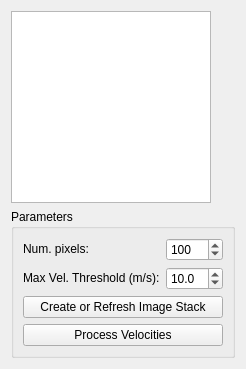
          <widget class="QWidget" name="tabSTIVOptimized">
           <attribute name="title">
            <string>Space-Time Image Velocimetry (Optimized)</string>
           </attribute>
           <layout class="QGridLayout" name="gridLayout_28">
            <item row="0" column="0">
             <layout class="QHBoxLayout" name="horizontalLayout_4" stretch="1,5">
              <item>
               <layout class="QVBoxLayout" name="layoutSTIVOptLeftPanel" stretch="3,1">
                <item>
                 <widget class="QTreeView" name="treeviewProjectStructureSTIVTabOpt">
                  <property name="maximumSize">
                   <size>
                    <width>200</width>
                    <height>16777215</height>
                   </size>
                  </property>
                 </widget>
                </item>
                <item>
                 <widget class="QGroupBox" name="groupboxSpaceTimeOptParameters">
                  <property name="title">
                   <string>Parameters</string>
                  </property>
                  <layout class="QGridLayout" name="gridLayout_27">
                   <item row="5" column="0">
                    <layout class="QFormLayout" name="formLayout_6">
                     <item row="0" column="0">
                      <widget class="QLabel" name="label_8">
                       <property name="toolTip">
                        <string>&lt;html&gt;&lt;head/&gt;&lt;body&gt;&lt;p&gt;The total length of a search line in pixels.&lt;/p&gt;&lt;/body&gt;&lt;/html&gt;</string>
                       </property>
                       <property name="text">
                        <string>&lt;html&gt;&lt;head/&gt;&lt;body&gt;&lt;p&gt;Num. pixels:&lt;/p&gt;&lt;/body&gt;&lt;/html&gt;</string>
                       </property>
                       <property name="textFormat">
                        <enum>Qt::RichText</enum>
                       </property>
                      </widget>
                     </item>
                     <item row="0" column="1">
                      <widget class="QSpinBox" name="spinboxSTIVOptNumPixels">
                       <property name="toolTip">
                        <string>&lt;html&gt;&lt;head/&gt;&lt;body&gt;&lt;p&gt;The total length of a search line in pixels.&lt;/p&gt;&lt;/body&gt;&lt;/html&gt;</string>
                       </property>
                       <property name="minimum">
                        <number>5</number>
                       </property>
                       <property name="maximum">
                        <number>2000</number>
                       </property>
                       <property name="value">
                        <number>100</number>
                       </property>
                      </widget>
                     </item>
                     <item row="1" column="0">
                      <widget class="QLabel" name="labelStivOptMaxVelThreshold">
                       <property name="toolTip">
                        <string>&lt;html&gt;&lt;head/&gt;&lt;body&gt;&lt;p&gt;A threshold to be applied to the absolute value of all STIV Optimized velocities. Any velocities above this threshold are screened out.  &lt;/p&gt;&lt;/body&gt;&lt;/html&gt;</string>
                       </property>
                       <property name="text">
                        <string>&lt;html&gt;&lt;head/&gt;&lt;body&gt;&lt;p&gt;Max Vel. Threshold (m/s):&lt;/p&gt;&lt;/body&gt;&lt;/html&gt;</string>
                       </property>
                       <property name="textFormat">
                        <enum>Qt::RichText</enum>
                       </property>
                      </widget>
                     </item>
                     <item row="3" column="0" colspan="2">
                      <widget class="QPushButton" name="buttonSTIVOptProcessVelocities">
                       <property name="text">
                        <string>Process Velocities</string>
                       </property>
                      </widget>
                     </item>
                     <item row="1" column="1">
                      <widget class="QDoubleSpinBox" name="spinboxSTIVOptMaxVelThreshold">
                       <property name="decimals">
                        <number>1</number>
                       </property>
                       <property name="minimum">
                        <double>0.100000000000000</double>
                       </property>
                       <property name="value">
                        <double>10.000000000000000</double>
                       </property>
                      </widget>
                     </item>
                     <item row="2" column="0" colspan="2">
                      <widget class="QPushButton" name="pushbuttonCreateRefreshImageStackSTIVOpt">
                       <property name="text">
                        <string>Create or Refresh Image Stack</string>
                       </property>
                      </widget>
                     </item>
                    </layout>
                   </item>
                  </layout>
                 </widget>
                </item>
               </layout>
              </item>
              <item>
               <layout class="QGridLayout" name="layoutSTIVOpt"/>
              </item>
             </layout>
            </item>
           </layout>
          </widget>
